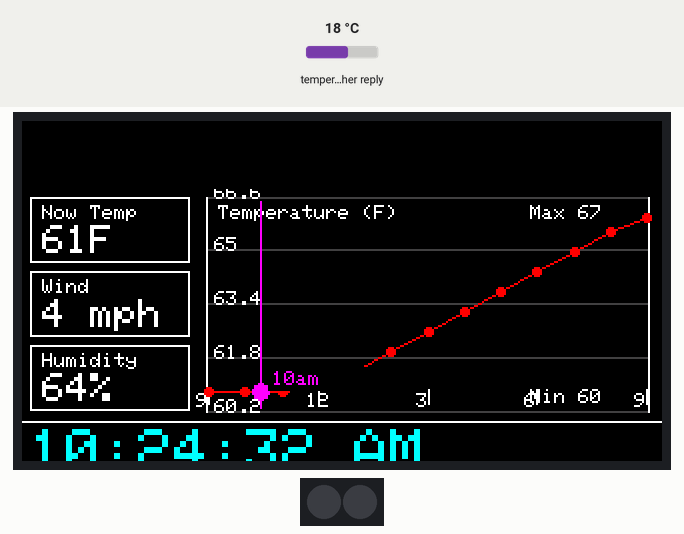
Simulated run of this sketch. Board: ESP32-S3. On the bench: 320×170 colour display, 2 RGB LEDs in strip order, left to right. Inputs (shaded band) come from the test bench; at power-on: temperature in the weather reply 18 °C. WiFi joins after 1.5 s; servers stay silent unless stated; the local clock reads 2024-03-15 10:24:30 at power-on unless the sketch sets it; web services answer with replies made up by the test bench; what the sketch prints to the serial monitor is not drawn.

Above: at 2.98 s.
At 7.56 s:
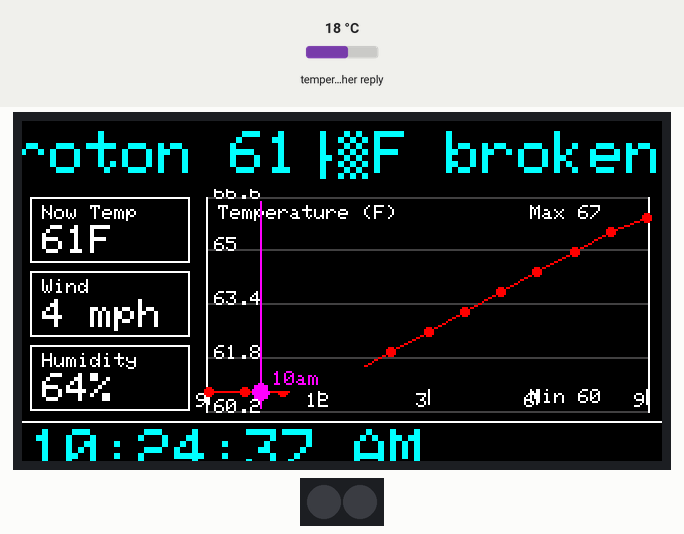
At 12.33 s:
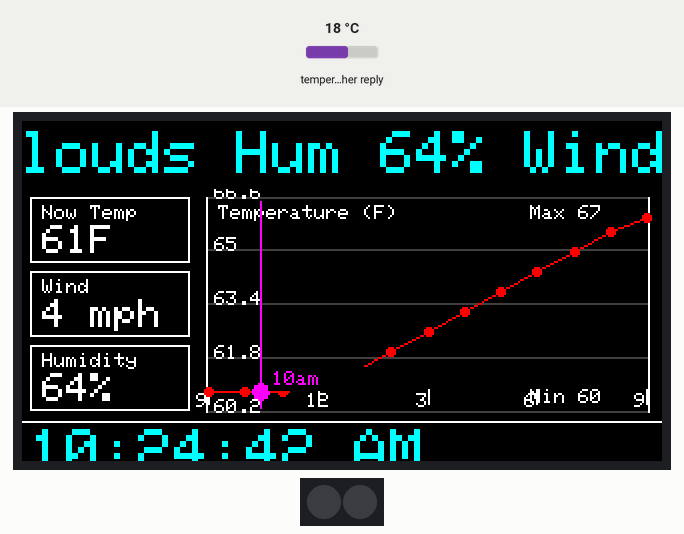
At 21.46 s:
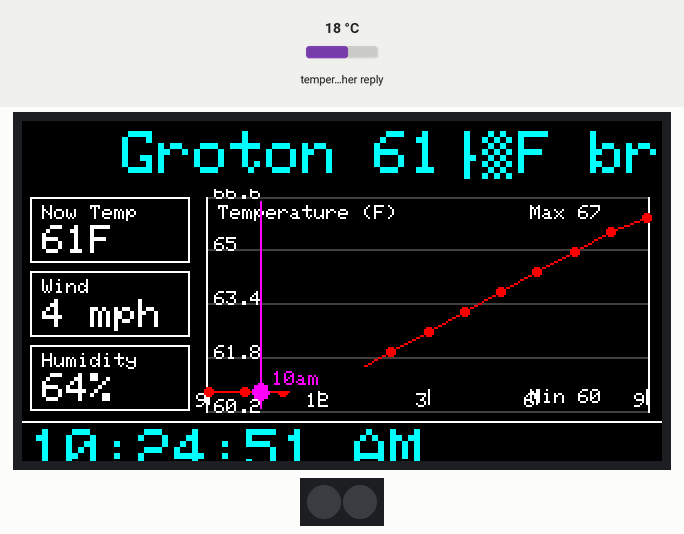
At 30.38 s:
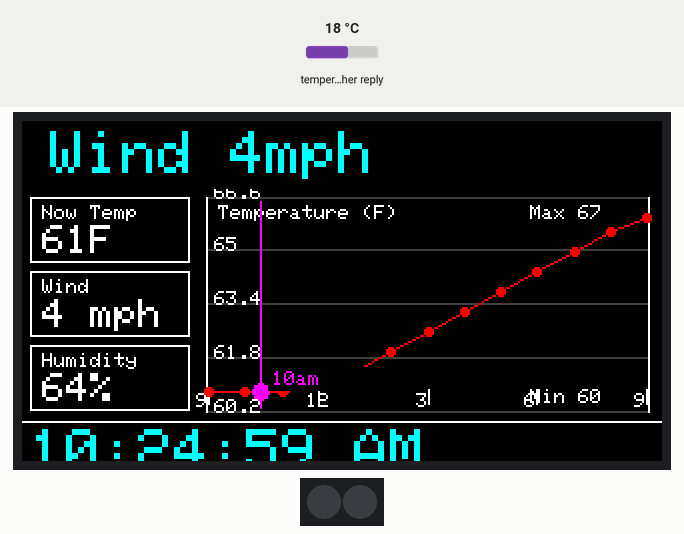
At 39.54 s:
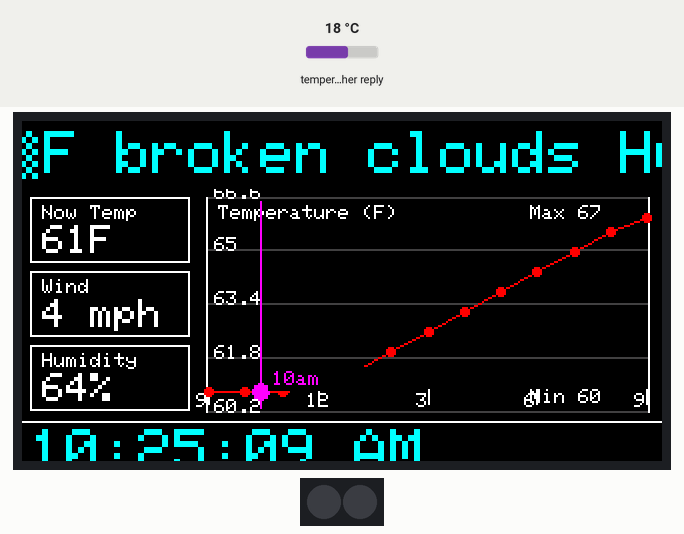

The sketch:

WeatherStationV5_copy_20250813090204.ino
```cpp
//WeatherStationV5

/*
  WeatherStationV5.ino
  Main skeleton for v5:
  - Top 20%: small scrolling weather ticker (adjustable size)
  - Middle-left: small stat boxes (LeftBoxUtils)
  - Middle-right: rotating graphs (GraphUtils)
  - Bottom-left: clock (TimeUtils) — unchanged from v4
  - Uses WeatherUtils for fetching + caching forecast
  - Orchestration is done with millis() timers
*/

// ----- core libs -----
#include <SPI.h>
#include <Adafruit_GFX.h>
#include <Adafruit_ST7789.h>
#include "Freenove_WS2812_Lib_for_ESP32.h"

// ----- helper modules (to be implemented) -----
#include "TimeUtils.h"    // initTimeModule(), getTimeString(), getLocalHour()
#include "WeatherUtils.h" // initWeather(), getWeatherReport(), tryUpdateWeather(now)
#include "GraphUtils.h"   // calculateGraphDataFromForecast(...), drawGraph(graphIndex)
#include "LeftBoxUtils.h" // calculateLeftBoxData(...), drawLeftBoxes()
#include "UIUtils.h"      // drawBox(), drawLabel(), useful UI helpers

// ----- TFT pins and object (Waveshare ESP32S3 1.9") -----
#define TFT_CS    12
#define TFT_DC    11
#define TFT_RST    9
#define TFT_BL    14
#define TFT_MOSI  13
#define TFT_SCLK  10
#define TFT_MISO   2
Adafruit_ST7789 tft = Adafruit_ST7789(TFT_CS, TFT_DC, TFT_RST);

// ----- LED strip (unchanged) -----
#define LEDS_COUNT  2
#define LEDS_PIN    15
#define CHANNEL     0
Freenove_ESP32_WS2812 strip = Freenove_ESP32_WS2812(LEDS_COUNT, LEDS_PIN, CHANNEL);

// ----- Credentials / timezone -----
// Replace with your own if needed (you already have these in v4)
const char* WIFI_SSID     = "You SSID here";
const char* WIFI_PASSWORD = "Wireless Network password here";
const char* OPENWEATHER_KEY = "your API key here"; // or put in WeatherUtils init

// Eastern US example: EDT/EST handling is done in TimeUtils (configTime or TZ string)
const long GMT_OFFSET = -5 * 3600; // change as appropriate or use TZ strings
const int  DST_OFFSET = 3600;

// ----- Display layout constants (computed in setup()) -----
int SCREEN_W = 320; // tft.width() after init
int SCREEN_H = 170; // tft.height() after init

// Top small ticker band = 20% of screen height (rounded)
int TOP_BAND_H;

// clock globals (non-const so other .cpp files can link to them)
uint8_t clockTextSize     = 3;    // size of the clock font
uint8_t clockTextPaddingY = 6;    // vertical padding inside that band
uint8_t clockBandHeight   = 20;   // total height of the clear-and-draw area
int     clockX            = 4;    // horizontal offset for the clock text
int     clockYOffset      = -2;   // optional Y nudge


// Graph / UI layout (computed in setup)
int graphX, graphY, graphW, graphH;     // middle-right graph area
int leftBoxX, leftBoxY, leftBoxW, leftBoxH; // middle-left stat area

// ----- Scrolling small ticker (top 20%) -----
const uint8_t scrollSmallTextSize = 3; // same as clock default; changeable
int scrollSmallY;                      // computed from TOP_BAND_H
int scrollSmallX;                      // current X position for small ticker
int scrollSmallSpeed = 3;              // pixels per tick (smaller = slower)
const unsigned long smallScrollInterval = 40; // ms between small-ticker frame updates
unsigned long lastSmallScrollMs = 0;

// ----- Main (large) scrolling marquee (optional) -----
// If you keep the big marquee from v4, keep these. Otherwise, leave empty.
const uint8_t textSizeScale = 6;
int16_t textBoxX, textBoxY;
uint16_t textW, textH;
int16_t scrollX_main, scrollY_main;
unsigned long lastMainScrollMs = 0;
const unsigned long mainScrollInterval = 40;

// ----- Scrolling messages (String so we can update msgs[1] with weather) -----
String msg0 = "Good things are coming";
String msg1 = "Loading weather...";
String msg2 = "Check USAJobs->EB->GovConnect->MyCAA too!";
String msgs[] = { msg0, msg1, msg2 };
const uint8_t MSG_COUNT = sizeof(msgs) / sizeof(msgs[0]);
uint8_t currentMsg = 0;
String curMsg = msgs[0];

// ----- Graph rotation & scheduling (millis-based) -----
unsigned long lastWeatherCheckMs = 0;
const unsigned long WEATHER_REFRESH_MS = 10UL * 60UL * 1000UL; // 10 minutes
unsigned long lastGraphSwitchMs = 0;
const unsigned long GRAPH_SWITCH_MS = 2UL * 60UL * 1000UL;     // 2 minutes
int graphIndex = 0;
const int NUM_GRAPHS = 2; // 0=temp, 1=wind (extend later)

// ----- Clock update scheduling (we update chars efficiently) -----
unsigned long lastClockUpdateMs = 0;
unsigned long clockUpdateIntervalMs = 500; // check twice/sec (or 1000ms for once/sec)
String prevClockText = "";

// ----- Prototypes for helper functions (implemented in helper .cpp files) -----
// WeatherUtils.h should provide these:
//   void initWeather(const char* apiKey, const char* cityQuery, unsigned long cacheMillis);
//   String getWeatherReport();
//   bool tryUpdateWeather(unsigned long nowMillis); // returns true if a fetch occurred

// GraphUtils.h should provide:
//   void setGraphArea(int x,int y,int w,int h);
//   void calculateGraphDataFromForecastRaw(); // fill internal graph arrays (9..21)
//   void drawGraph(int graphType); // draws chosen graph into area

// LeftBoxUtils.h should provide:
//   void calculateLeftBoxDataFromForecastRaw();
//   void drawLeftBoxes(int x,int y,int w,int h);

// UIUtils.h should provide drawing helpers:
//   void drawHeaderBox(...), drawLabel(...), drawValue(...)

// TimeUtils.h provides:
//   void initTimeModule(const char* ssid, const char* pwd, long gmtOffset, int dstOffset);
//   String getTimeString();
//   bool getLocalTime(struct tm* out); // if needed by helpers

// ----- Setup: initialize peripherals, layout, modules -----
void setup() {
  Serial.begin(115200);
  delay(100);
  Serial.println("=== WeatherStation V5 BOOT ===");

  // init time (also connects Wi-Fi inside TimeUtils)
  Serial.println("Init time module (this connects Wi-Fi)...");
  initTimeModule(WIFI_SSID, WIFI_PASSWORD, GMT_OFFSET, DST_OFFSET);
  Serial.println("Time init done.");

  // initialize display
  SPI.begin(TFT_SCLK, TFT_MISO, TFT_MOSI);
  tft.init(170, 320);
  tft.setRotation(3);
  tft.fillScreen(ST77XX_BLACK);
  SCREEN_W = tft.width();
  SCREEN_H = tft.height();
  Serial.printf("Screen W=%d H=%d\n", SCREEN_W, SCREEN_H);

  // compute layout
  TOP_BAND_H = (int)(SCREEN_H * 0.20); // top 20%
  //scrollSmallY = (TOP_BAND_H - (int)(8 * scrollSmallTextSize)) / 2; // Commented out for better scrollSmallY calculated below. That way text scroll doesnt scroll 3-4 lines, only 1 using text bounds ||  If you later change the size, this still works.

    // compute scrollSmallY more robustly using text bounds
  tft.setTextSize(scrollSmallTextSize);
  tft.setTextWrap(false); // ensure no wrapping when we measure
  // measure an approximate character height using "Mg" as sample
  int16_t tbx, tby;
  uint16_t tbw, tbh;
  tft.getTextBounds("Mg", 0, 0, &tbx, &tby, &tbw, &tbh);
  // center vertically inside the top band
  scrollSmallY = max(0, (TOP_BAND_H - (int)tbh) / 2);
  scrollSmallX = SCREEN_W; // start from right edge


  // graph area (middle-right): leave left column for stat boxes
  leftBoxW = 80; // px for tiles (tweak as desired)
  leftBoxX = 4;
  leftBoxY = TOP_BAND_H + 4;
  leftBoxH = SCREEN_H - TOP_BAND_H - clockBandHeight - 8;

  graphX = leftBoxX + leftBoxW + 8;
  graphY = TOP_BAND_H + 4;
  graphW = SCREEN_W - graphX - 6;
  graphH = leftBoxH;

  // clock baseline stays at bottom-left (we keep user-friendly Y offset)
  // (clock drawing will compute cursor Y dynamically)

  // initialize RGB strip (unchanged)
  strip.begin();

  // initialize weather module (cache 10 minutes)
  initWeather(OPENWEATHER_KEY, "Groton,CT,US", WEATHER_REFRESH_MS);

  //Maybe add LAT+LON For better and more precise weather


  // Seed msgs[1] with current cached weather summary
  msgs[1] = getWeatherReport();
  curMsg = msgs[currentMsg];

  // Let graph module know where to draw
  setGraphArea(graphX, graphY, graphW, graphH);

  // Try an immediate forecast fetch (non-blocking via tryUpdateWeather or forced)
  if (tryUpdateWeather(millis())) {
    // If fetch occurred, update graph/boxes now from cached forecast
    calculateGraphDataFromForecastRaw(); // implemented in GraphUtils
    calculateLeftBoxDataFromForecastRaw(); // implemented in LeftBoxUtils
    msgs[1] = getWeatherReport(); // refresh ticker string
  } else {
    // If no fetch happened (cache valid), still attempt to populate graph data from previously cached forecast
    calculateGraphDataFromForecastRaw();
    calculateLeftBoxDataFromForecastRaw();
  }

  // initial render: clear UI areas and draw initial static elements
  tft.fillScreen(ST77XX_BLACK);
  // draw top small-band background
  tft.fillRect(0, 0, SCREEN_W, TOP_BAND_H, ST77XX_BLACK);
  // draw left boxes outline
  drawLeftBoxes(leftBoxX, leftBoxY, leftBoxW, leftBoxH);
  // draw initial graph
  drawGraph(graphIndex);
  // draw initial clock (will be updated in loop)
  // (we rely on the optimized clock drawing helper we used in v4)
  Serial.println("Setup complete. Entering loop.");
}

// ----- loop: orchestrate tasks via millis() -----
void loop() {
  unsigned long now = millis();

  // 1) Weather refresh check (guarded inside tryUpdateWeather)
  if (now - lastWeatherCheckMs >= WEATHER_REFRESH_MS) {
    lastWeatherCheckMs = now;
    bool fetched = tryUpdateWeather(now); // returns true if a network fetch actually performed
    if (fetched) {
      // update graph and leftboxes from new forecast cache
      calculateGraphDataFromForecastRaw();
      calculateLeftBoxDataFromForecastRaw();
      // update ticker textual message
      msgs[1] = getWeatherReport();
      // optionally force the ticker to restart to show new text immediately:
      if (currentMsg == 1) scrollSmallX = SCREEN_W;
    }
  }

  // 2) Graph rotation (every 2 minutes)
  if (now - lastGraphSwitchMs >= GRAPH_SWITCH_MS) {
    lastGraphSwitchMs = now;
    graphIndex = (graphIndex + 1) % NUM_GRAPHS;
    // redraw graph & left boxes when graph switches
    drawGraph(graphIndex);
    drawLeftBoxes(leftBoxX, leftBoxY, leftBoxW, leftBoxH);
  }

    // 3) Small top ticker update (runs frequently; use smallScrollInterval)
  if (now - lastSmallScrollMs >= smallScrollInterval) {
    lastSmallScrollMs = now;

    // Only clear the top band area (reduce flicker)
    tft.fillRect(0, 0, SCREEN_W, TOP_BAND_H, ST77XX_BLACK);

    // Draw small ticker text at configured small size
    tft.setTextSize(scrollSmallTextSize);
    tft.setTextWrap(false);                 // IMPORTANT: disable wrapping so text stays on a single line
    tft.setTextColor(ST77XX_CYAN, ST77XX_BLACK); // foreground, background (helps remove artifacts)

    // Use current msgs[1] (weather) as the ticker
    tft.setCursor(scrollSmallX, scrollSmallY);
    tft.print(msgs[1]);

    // Advance X and wrap when off-screen: measure pixel width of current message
    int16_t bx, by; uint16_t bw, bh;
    tft.getTextBounds(msgs[1].c_str(), 0, 0, &bx, &by, &bw, &bh);
    scrollSmallX -= scrollSmallSpeed;
    if (scrollSmallX < - (int)bw) {
      scrollSmallX = SCREEN_W;
    }

    // Restore main text size (if other code expects it)
    tft.setTextSize(textSizeScale);
  }


  // 4) Optionally: main marquee & LED crossfade handling (unchanged from v4)
  //  - reuse your existing RGB crossfade code here
  //  - reuse your main marquee code if you still want a large scrolling message

  // 5) Clock: update efficiently (only when time string changes or at interval)
  if (now - lastClockUpdateMs >= clockUpdateIntervalMs) {
    lastClockUpdateMs = now;
    String nowTime = getTimeString(); // from TimeUtils (12hr + AM/PM as you added)
    if (nowTime != prevClockText) {
      // draw clock using the robust clearing method (centered in band)
      // Implement a helper function in UIUtils or in main (you already have this in v4)
      drawClockBottom(nowTime); // expected helper - see comment below
      prevClockText = nowTime;
    }
  }

  // 6) Yield / short delay if desired (avoid busy looping)
  delay(1);
}

/* -------------------------------------------------------------------------
   Helper notes (where to implement functions in modules)
   -------------------------------------------------------------------------
   - WeatherUtils
       void initWeather(const char* apiKey, const char* cityQuery, unsigned long cacheMillis);
       String getWeatherReport();       // single-line summary for small ticker
       bool tryUpdateWeather(unsigned long nowMillis); // performs fetch if cache expired

   - GraphUtils
       void setGraphArea(int x,int y,int w,int h);
       void calculateGraphDataFromForecastRaw(); // reads cached forecast in WeatherUtils (or WeatherUtils returns JSON)
       void drawGraph(int graphType);            // draws graph into area set by setGraphArea()

   - LeftBoxUtils
       void calculateLeftBoxDataFromForecastRaw(); // pull current values (temp, wind, humidity) and format
       void drawLeftBoxes(int x,int y,int w,int h);

   - UIUtils
       void drawClockBottom(const String &timeStr); // draw clock at bottom using robust clearing
       void drawBox(...) / drawLabel(...)

   Implementation tip:
   - WeatherUtils can store the raw JSON forecast in an internal StaticJsonDocument when it fetches,
     and GraphUtils / LeftBoxUtils can call WeatherUtils to get that JSON or WeatherUtils can export
     a small API like `getForecastPoint(i)` or `fillForecastBuffer(...)`.
   - Keep the module boundaries minimal: Weather = fetching + caching, Graph = math + rendering,
     LeftBox = format + rendering, UI = minor drawing helpers.
------------------------------------------------------------------------- */
```

GraphUtils.h
```cpp
#ifndef GRAPH_UTILS_H
#define GRAPH_UTILS_H

#include <Arduino.h>

const int GRAPH_HOURS = 13; // 9..21 inclusive

// Exported arrays (filled by calculateGraphDataFromForecastRaw)
extern float graphTemp[GRAPH_HOURS];   // °F
extern float graphWind[GRAPH_HOURS];   // mph
extern float graphPop[GRAPH_HOURS];    // precipitation probability (0..1)
extern bool  graphValid[GRAPH_HOURS];  // true if a value is present for that hour
extern int   graphHourLabels[GRAPH_HOURS]; // 9..21

// Fills arrays from WeatherUtils cached forecast JSON
bool calculateGraphDataFromForecastRaw(bool smooth = true);

// Graph rendering API
void setGraphArea(int x, int y, int w, int h);
void drawGraph(int graphType); // 0 = temp, 1 = wind, 2 = pop (optional)

#endif // GRAPH_UTILS_H
```

LeftBoxUtils.cpp
```cpp
#include "LeftBoxUtils.h"
#include "WeatherUtils.h"
#include <ArduinoJson.h>
#include <Adafruit_GFX.h>
#include <Adafruit_ST7789.h>
#include <Arduino.h>

// extern TFT declared in main sketch
extern Adafruit_ST7789 tft;

// Local cached strings (simple module-level state)
static String lb_title[3] = { "Now Temp", "Wind", "Humidity" };
static String lb_value[3] = { "N/A", "N/A", "N/A" };

// Helper: round float to int string or N/A
static String fmtFloatVal(float v, const char* suffix = "") {
  if (isnan(v)) return String("N/A");
  int vi = (int)round(v);
  if (strlen(suffix)) return String(vi) + String(suffix);
  return String(vi);
}

void calculateLeftBoxDataFromForecastRaw() {
  // Reset defaults
  for (int i = 0; i < 3; ++i) lb_value[i] = "N/A";

  String raw = getCachedForecastRaw();
  if (raw.length() < 10) {
    // no cached forecast
    Serial.println("LeftBoxUtils: no cached forecast available");
    return;
  }

  // parse small JSON
  StaticJsonDocument<4096> doc;
  DeserializationError err = deserializeJson(doc, raw);
  if (err) {
    Serial.print("LeftBoxUtils: JSON parse error: ");
    Serial.println(err.c_str());
    return;
  }

  // Use first list[] item as 'now-ish' (3-hour window) — fallback safe reads
  JsonObject first = doc["list"][0].as<JsonObject>();
  if (!first) {
    Serial.println("LeftBoxUtils: no list[0] in forecast");
    return;
  }

  float temp = first["main"]["temp"] | NAN;
  float wind = first["wind"]["speed"] | NAN;
  int humidity = first["main"]["humidity"] | -1;

  // fill cached strings
  if (!isnan(temp)) lb_value[0] = String((int)round(temp)) + "F";
  else lb_value[0] = "N/A";

  if (!isnan(wind)) lb_value[1] = String((int)round(wind)) + " mph";
  else lb_value[1] = "N/A";

  if (humidity >= 0) lb_value[2] = String(humidity) + "%";
  else lb_value[2] = "N/A";

  Serial.println("LeftBoxUtils: values updated:");
  Serial.print("  Temp: "); Serial.println(lb_value[0]);
  Serial.print("  Wind: "); Serial.println(lb_value[1]);
  Serial.print("  Hum:  "); Serial.println(lb_value[2]);
}

void drawLeftBoxes(int x, int y, int w, int h) {
  // Split height into 3 equal boxes with small gaps
  int gap = 4;
  int boxH = (h - gap*2) / 3;

  tft.setTextSize(1);
  tft.setTextColor(ST77XX_WHITE);

  for (int i = 0; i < 3; ++i) {
    int bx = x;
    int by = y + i * (boxH + gap);
    // background
    tft.fillRect(bx, by, w, boxH, ST77XX_BLACK);
    // border
    tft.drawRect(bx, by, w, boxH, ST77XX_WHITE);

    // Title (small)
    tft.setCursor(bx + 6, by + 4);
    tft.print(lb_title[i]);

    // Value (larger)
    tft.setTextSize(2);
    // vertical center the value
    // nudge value down slightly to avoid collision with small title text above
    int vtextY = by + (boxH/2) - 2;
    tft.setCursor(bx + 6, vtextY);
    tft.print(lb_value[i]);

    // restore small text size
    tft.setTextSize(1);
  }
}
```

LeftBoxUtils.h
```cpp
#ifndef LEFTBOXUTILS_H
#define LEFTBOXUTILS_H

#include <Arduino.h>

// Calculate/refresh left-box data from the cached forecast JSON
// (reads WeatherUtils::getCachedForecastRaw())
void calculateLeftBoxDataFromForecastRaw();

// Draw the left boxes into the provided rectangle (x,y,w,h).
// The function will divide the area into three stacked boxes and render
// the pre-calculated values. If data is missing, it will render 'N/A'.
void drawLeftBoxes(int x, int y, int w, int h);

#endif // LEFTBOXUTILS_H
```

UIUtils.h
```cpp
#ifndef UIUTILS_H
#define UIUTILS_H

#include <Arduino.h>

// Draw the clock at the bottom band.
// Accepts a time string (e.g. "09:25:00 AM") and renders it using the
// global clock settings defined in the main sketch (clockTextSize, clockBandHeight, etc.)
void drawClockBottom(const String &timeStr);

#endif // UIUTILS_H
```

Source omitted: GraphUtils.cpp (21599 bytes), TimeUtils.cpp (2516 bytes), TimeUtils.h (817 bytes), UIUtils.cpp (1265 bytes), WeatherUtils.cpp (4988 bytes), WeatherUtils.h (860 bytes)
